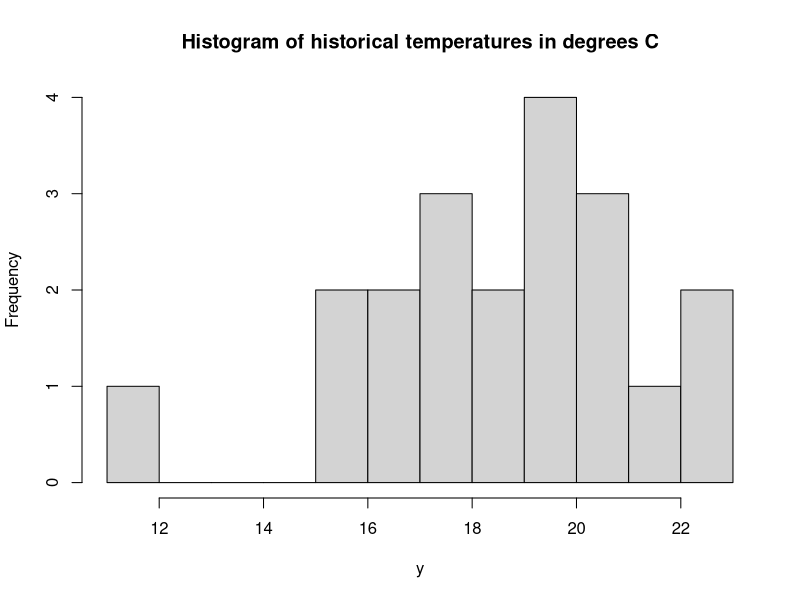
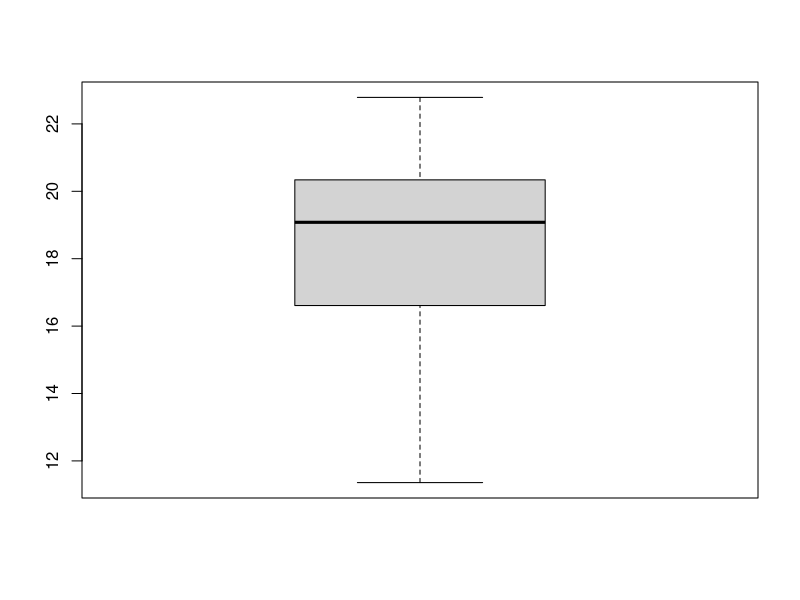
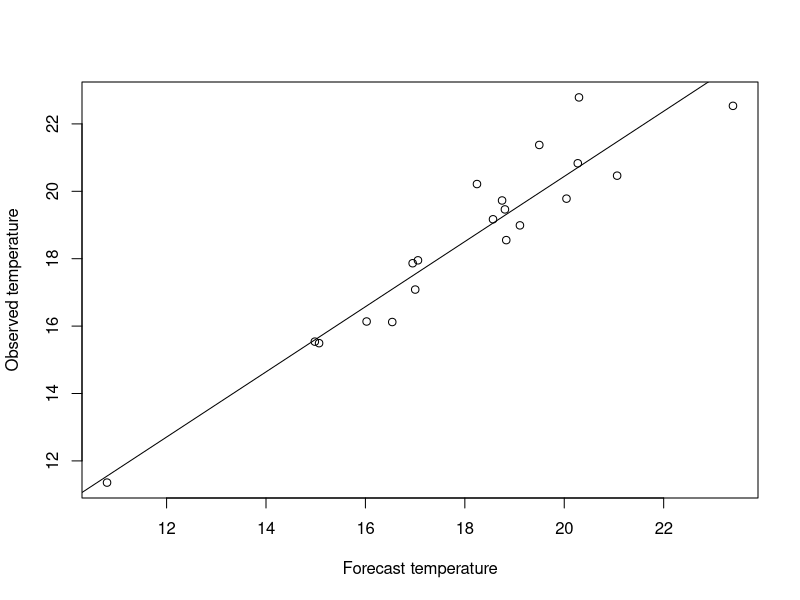
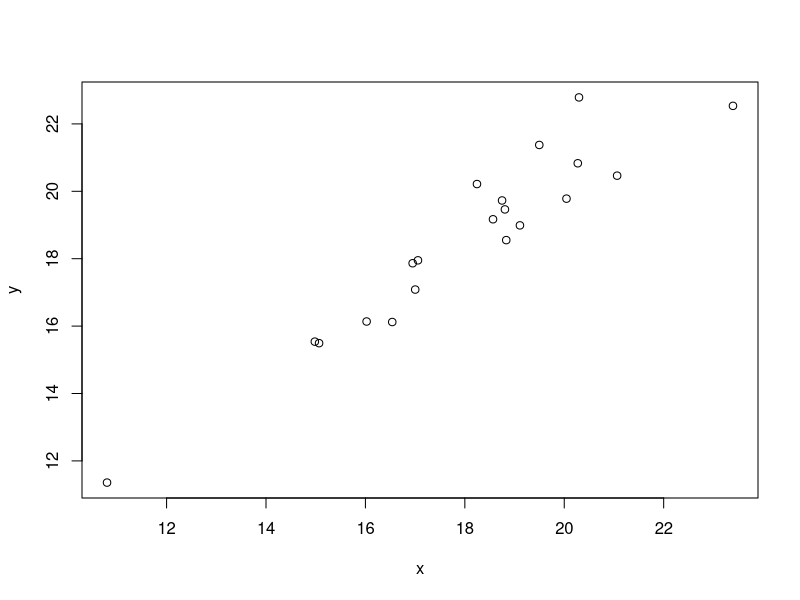
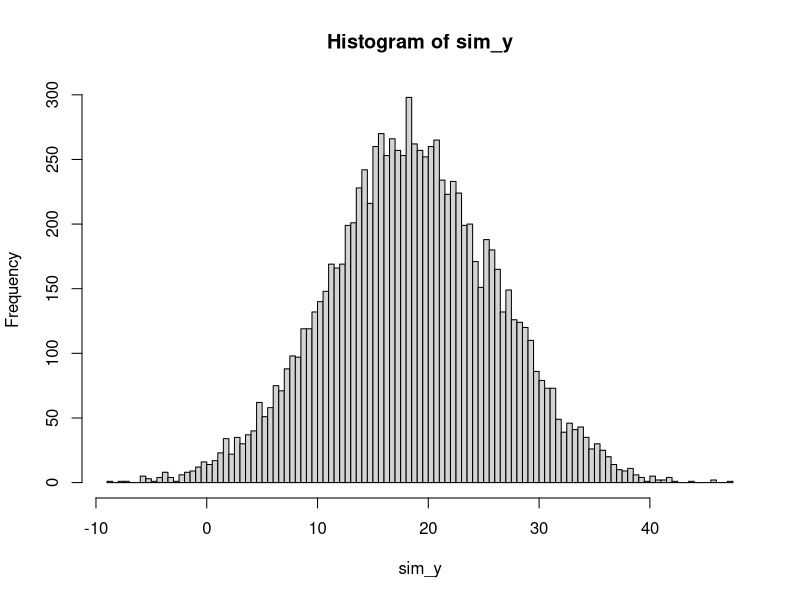

Here is the R script that generated these plots, in order: (Note: this script raises an error after producing the figures.)
## ---- chunk 1
set.seed(1)       # Keeps random data from changing each time the code is run

theta <-  18      # True long-run average temp
sigma  <-  3      # True stnd dev of temp around this mean
n      <- 20      # number of simulated historical data points

y <- rnorm(n,theta,sigma)
## ---- chunk 2
print(y)
## ---- chunk 3
hist(y, breaks = 10, main = "Histogram of historical temperatures in degrees C")
## ---- chunk 4
boxplot(y)
## ---- chunk 5
theta_hat <- mean(y)         # Sample mean

epsilon_hat <- y-theta_hat   # Model residuals

ssr <- sum(epsilon_hat^2)    # Sum of squared residuals

sigma_hat <- ssr/(n-1)       # Estimated standard error

print(theta_hat)

print(sigma_hat)
## ---- chunk 6
forecast_bias <- -0.5
forecast_std_error <- 1

forecast_errors <- rnorm(n,mean = forecast_bias,sd = forecast_std_error)

x <- y + forecast_errors

linear_model <- lm(y~x)

plot(x,y, xlab = "Forecast temperature", ylab = "Observed temperature")
abline(linear_model)
## ---- chunk 7
plot(x,y)
## ---- chunk 8
sim_y <- rnorm(10000, theta_hat, sigma_hat)

hist(sim_y, breaks = 100)
## ---- chunk 9
library(MASS)


Sigma <- matrix(c(10,3,3,2),2,2)
Sigma
var(mvrnorm(n=1000, rep(0, 2), Sigma))
var(mvrnorm(n=1000, rep(0, 2), Sigma, empirical = TRUE))
## ---- chunk 10
library(MASS)     # Load packages for working with multivariate normal distributions

set.seed(1)       # Keep random data from changing each time the code is run

# Variables
# y : temperature on March 17
# x : covariate, e.g., forecast of temp on Mar 17

theta <- 18

Theta <-  c(0,18)      # True long-run average
Sigma  <-  3      # True stnd dev of temp around this mean
N      <- 40      # number of simulated historical data points


x <- rnorm(N, mean=theta, sd=sigma_x)


y <- rnorm(n,theta,sigma)

hist(y, breaks = 10, main = "Histogram of historical temperatures in degrees C")

